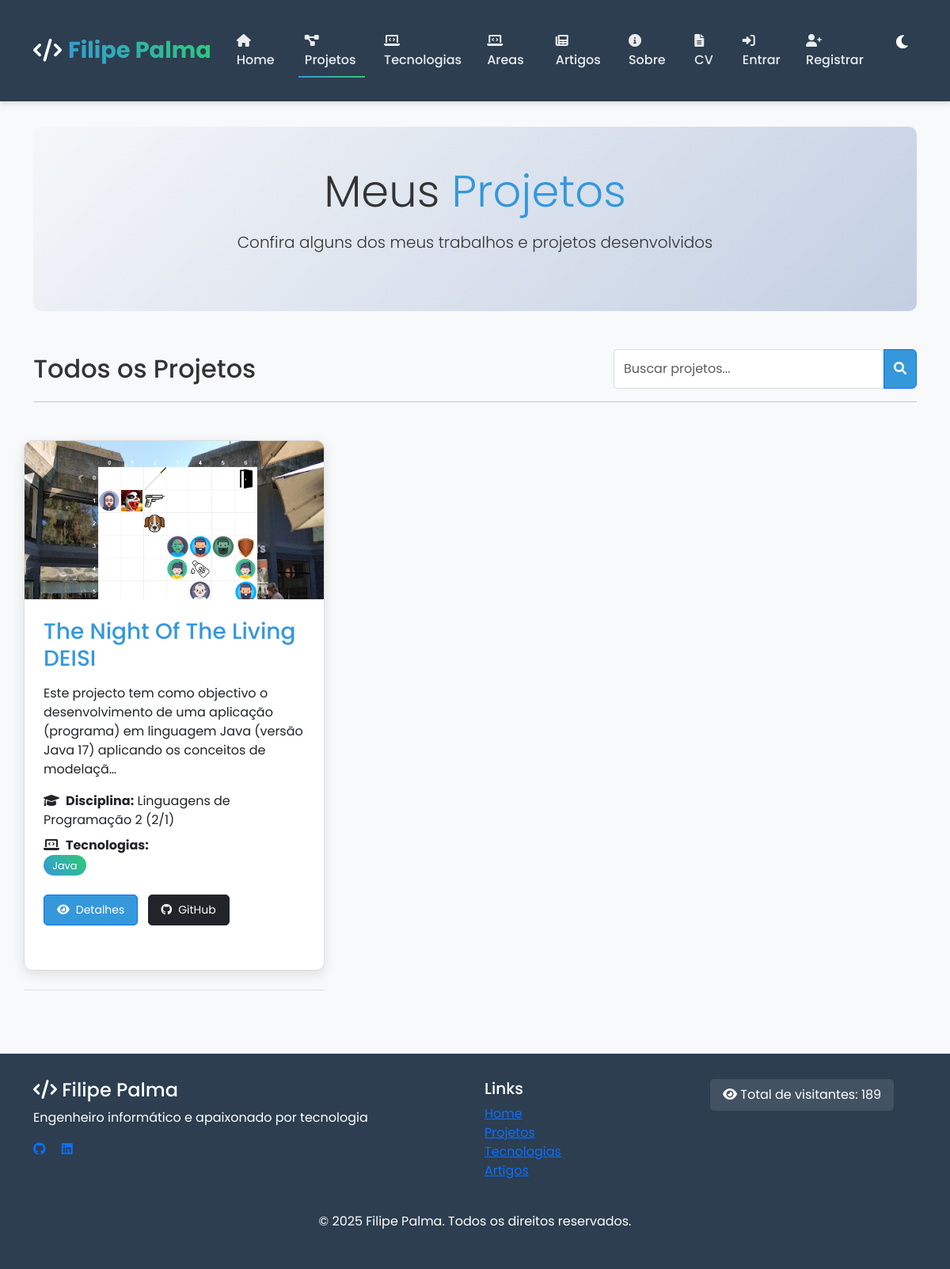
Page /portfolio/projetos/ on the committed database.
### portfolio/models.py (models this page shows, shortened)
class Projeto(models.Model):
    titulo = models.CharField(max_length=200)
    descricao = models.TextField()
    github = models.URLField()
    video_demo = models.URLField(blank=True)
    disciplina = models.ForeignKey(Disciplina, on_delete=models.CASCADE)
    tecnologias = models.ManyToManyField(Tecnologia)
    conceito = models.TextField()  # conceitos aplicados
    desafios = models.TextField()  # desafios técnicos

class ImagemProjeto(models.Model):
    projeto = models.ForeignKey(Projeto, on_delete=models.CASCADE, related_name='imagens')
    imagem = models.ImageField(upload_to='projetos/')

class Disciplina(models.Model):
    nome = models.CharField(max_length=100)
    ano = models.IntegerField()
    semestre = models.CharField(max_length=10)
    docente = models.CharField(max_length=100)
    moodle_url = models.URLField()
    pagina_uc = models.URLField()
    def __str__(self):
        return f"{self.nome} ({self.ano}/{self.semestre})"

class Tecnologia(models.Model):
    nome = models.CharField(max_length=50)
    logo = models.ImageField(upload_to='logos/')
    descricao = models.TextField()
    repositorio = models.URLField(blank=True)

### portfolio/views.py (the view)
# urls.py: path('projetos/', views.projetos_view, name='projetos'),
def projetos_view(request):
    projetos = Projeto.objects.all().prefetch_related('tecnologias', 'imagens')
    return render(request, "portfolio/projetos.html", {"projetos": projetos})

### portfolio/context_processors.py (called while the page is built)
def visitor_count(request):
    return {
        'visitor_count': Visitor.get_total_count()
    }

### portfolio/models.py (called while the page is built)
    @classmethod
    def get_total_count(cls):
        return cls.objects.count()

    @classmethod
    def get_or_create_visitor(cls, session_key):
        visitor, created = cls.objects.get_or_create(session_key=session_key)
        return visitor

### portfolio/templates/portfolio/projetos.html (shortened to what this page needs)
{% extends "portfolio/base.html" %}
{% block content %}
  <section class="highlight-section text-center mb-5">
    <div class="container">
      <h1 class="display-4 mb-3" data-aos="fade-up">Meus <span style="color: var(--primary-color);">Projetos</span></h1>
      <p class="lead mb-4" data-aos="fade-up" data-aos-delay="200">Confira alguns dos meus trabalhos e projetos desenvolvidos</p>
    </div>
  </section>
  <div class="mb-4" data-aos="fade-up">
    <div class="d-flex justify-content-between align-items-center flex-wrap">
      <h2 class="mb-0">Todos os Projetos</h2>
      <div class="input-group w-auto">
        <input type="text" class="form-control" id="projetoSearch" placeholder="Buscar projetos...">
        <button class="btn btn-primary" type="button">
          <i class="fas fa-search"></i>
        </button>
      </div>
    </div>
    <hr>
  </div>
  <div class="row row-cols-1 row-cols-md-2 row-cols-lg-3 g-4 mb-5">
    {% for p in projetos %}
      <div class="col projeto-item" data-aos="fade-up" data-aos-delay="{{ forloop.counter|add:'100' }}">
        <div class="card projeto-card h-100">
          {% if p.imagens.all %}
            {% with first_img=p.imagens.all.0 %}
              <div class="projeto-image">
                <img src="{{ first_img.imagem.url }}" alt="{{ p.titulo }}" class="card-img-top">
              </div>
            {% endwith %}
          {% else %}
            <div class="projeto-image bg-light d-flex align-items-center justify-content-center">
              <i class="fas fa-project-diagram fa-3x text-secondary"></i>
            </div>
          {% endif %}
          <div class="card-body">
            <h3 class="card-title mb-3">{{ p.titulo }}</h3>
            <p class="card-text">{{ p.descricao|truncatechars:150 }}</p>
            <div class="mb-3">
              <p class="mb-2"><strong><i class="fas fa-graduation-cap me-2"></i>Disciplina:</strong> {{ p.disciplina }}</p>
              <div>
                <strong><i class="fas fa-laptop-code me-2"></i>Tecnologias:</strong><br>
                {% for t in p.tecnologias.all %}
                  <span class="tech-badge">{{ t.nome }}</span>
                {% endfor %}
              </div>
            </div>
            <div class="projeto-actions">
              <button type="button" class="btn btn-primary btn-sm btn-action" data-bs-toggle="modal" data-bs-target="#projetoModal{{ p.id }}">
                <i class="fas fa-eye"></i> Detalhes
              </button>
              <a href="{{ p.github }}" target="_blank" class="btn btn-dark btn-sm btn-action">
                <i class="fab fa-github"></i> GitHub
              </a>
            </div>
          </div>
        </div>
      </div>
    {% endfor %}
  </div>
{% endblock %}

### static/portfolio/css/style.css (style rules this page uses)
:root { --primary-color: #3498db; --secondary-color: #2ecc71; --bg-color: #f8f9fa; --text-color: #333; --card-bg: #fff; --header-bg: #2c3e50; --footer-bg: #2c3e50; --border-color: #ddd; --hover-color: #e9ecef; --error-color: #dc3545; }
body { font-family: 'Poppins', sans-serif; background-color: var(--bg-color); color: var(--text-color); transition: all 0.3s ease-in-out; min-height: 100vh; display: flex; flex-direction: column; margin: 0; padding: 0; }
.card { background-color: var(--card-bg); border-radius: 10px; border: 1px solid var(--border-color); overflow: hidden; transition: all 0.3s ease; margin-bottom: 2rem; box-shadow: 0 5px 15px rgba(0, 0, 0, 0.05); }
.card-img-top { width: 100%; height: 200px; object-fit: cover; }
.card-body { padding: 1.5rem; }
.projeto-item { border-bottom: 1px solid var(--border-color); padding: 1.5rem 0; }
.projeto-item h3 { margin-bottom: 1rem; color: var(--primary-color); }
.btn-primary { background-color: var(--primary-color); color: white; }
.form-control { background-color: var(--bg-color); color: var(--text-color); border: 1px solid var(--border-color); }
.btn { position: relative; overflow: hidden; z-index: 1; }
.btn::before { content: ''; position: absolute; top: 0; left: -100%; width: 100%; height: 100%; background: rgba(255, 255, 255, 0.2); transition: left 0.3s ease; z-index: -1; }
.form-control { border: 1px solid var(--border-color); padding: 0.75rem; border-radius: 0.25rem; background-color: var(--card-bg); color: var(--text-color); transition: border-color 0.15s ease-in-out, box-shadow 0.15s ease-in-out; }

### portfolio/templates/portfolio/projetos.html (style rules this page uses)
.projeto-card { height: 100%; transition: all 0.3s ease; border-radius: 10px; overflow: hidden; box-shadow: 0 5px 15px rgba(0,0,0,0.1); }
.projeto-image { height: 200px; overflow: hidden; }
.projeto-image img { width: 100%; height: 100%; object-fit: cover; transition: transform 0.5s ease; }
.tech-badge { display: inline-block; background: linear-gradient(45deg, var(--primary-color), var(--secondary-color)); color: white; padding: 0.2rem 0.7rem; border-radius: 20px; font-size: 0.8rem; margin-right: 0.5rem; margin-bottom: 0.5rem; }
.projeto-actions { margin-top: 1rem; }
.btn-action { padding: 0.5rem 1rem; border-radius: 5px; margin-right: 0.5rem; text-decoration: none; transition: all 0.3s ease; display: inline-flex; align-items: center; }
.btn-action i { margin-right: 0.5rem; }
.highlight-section { background: linear-gradient(135deg, #f5f7fa 0%, #c3cfe2 100%); padding: 3rem 0; margin-bottom: 3rem; border-radius: 10px; }

### rows in the picture
Projeto: imagens.all.0.imagem (picture), titulo "The Night Of The Living DEISI", descricao "Este projecto tem como objectivo o desenvolvimento de uma aplicação (programa) em linguagem Java (versão Java 17) aplicando os conceitos de modelaçã…", disciplina "Linguagens de Programação 2 (2/1)"
Tecnologia: nome "Java"

### other values in the picture
{{ visitor_count }} "189"
